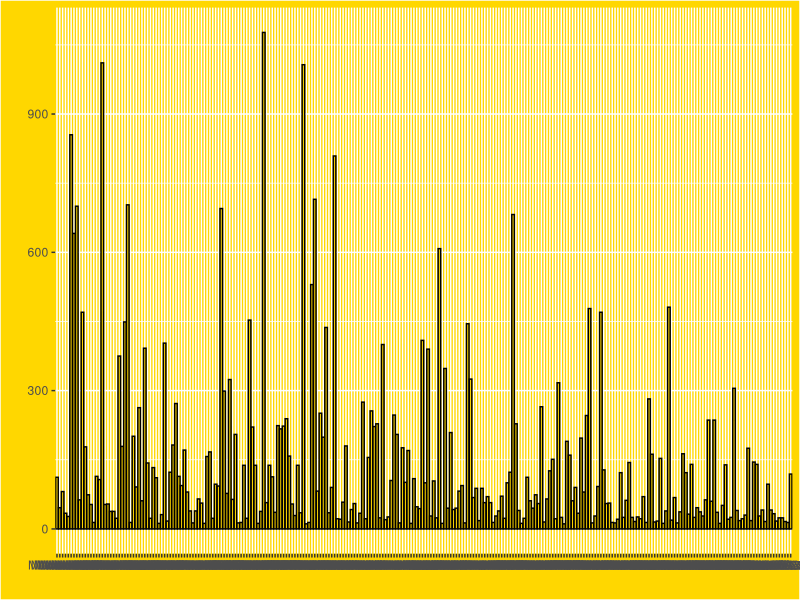

Write the R code that produced this figure. (Note: this script raises an error after producing the figure.)
## ---- chunk 1
knitr::opts_chunk$set(echo = TRUE)
## ---- chunk 2

library(tidyverse)
data_whole<- read_csv("../data/DATASET_Where are the Women An Overview of Female Representation in Popular Contemporary Animation Feature Films.csv")

## ---- chunk 3
#removing NA columns and renaming columns
data_cleaned<- data_whole |>
  drop_na() |>
  rename(votes = `IMDb Votes (in thousands)`,
         movie = `Movie Internal ID`) 
## ---- chunk 4
library(ggplot2)
plot_bad <- ggplot(data_cleaned, 
                   aes(x = movie, y = votes)) +
  geom_bar(stat = "identity", fill = "gold", color = "black") +
  theme(plot.background = element_rect(fill = "gold1"),
        panel.background = element_rect(fill = "gold1"))+
  labs(x= "", y = "")

plot_bad

## ---- chunk 5
plot()
